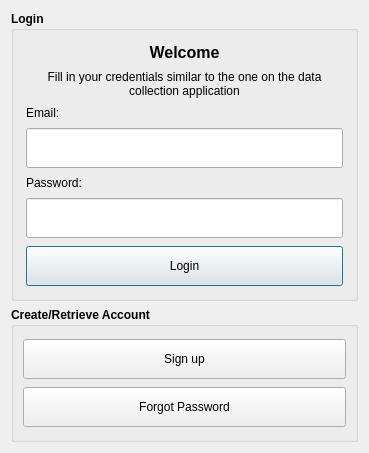
<?xml version="1.0" encoding="UTF-8"?>
<ui version="4.0">
 <class>DlgSettings</class>
 <widget class="QDialog" name="DlgSettings">
  <property name="geometry">
   <rect>
    <x>0</x>
    <y>0</y>
    <width>369</width>
    <height>452</height>
   </rect>
  </property>
  <property name="sizePolicy">
   <sizepolicy hsizetype="Preferred" vsizetype="Maximum">
    <horstretch>0</horstretch>
    <verstretch>0</verstretch>
   </sizepolicy>
  </property>
  <property name="windowTitle">
   <string>Settings</string>
  </property>
  <layout class="QVBoxLayout" name="verticalLayout_3">
   <item>
    <widget class="QGroupBox" name="groupBox">
     <property name="sizePolicy">
      <sizepolicy hsizetype="Preferred" vsizetype="Maximum">
       <horstretch>0</horstretch>
       <verstretch>0</verstretch>
      </sizepolicy>
     </property>
     <property name="font">
      <font>
       <weight>75</weight>
       <bold>true</bold>
      </font>
     </property>
     <property name="title">
      <string>Login</string>
     </property>
     <layout class="QVBoxLayout" name="verticalLayout_2">
      <property name="spacing">
       <number>8</number>
      </property>
      <property name="leftMargin">
       <number>12</number>
      </property>
      <property name="topMargin">
       <number>12</number>
      </property>
      <property name="rightMargin">
       <number>12</number>
      </property>
      <property name="bottomMargin">
       <number>12</number>
      </property>
      <item>
       <widget class="QLabel" name="label_3">
        <property name="sizePolicy">
         <sizepolicy hsizetype="Preferred" vsizetype="Fixed">
          <horstretch>0</horstretch>
          <verstretch>0</verstretch>
         </sizepolicy>
        </property>
        <property name="font">
         <font>
          <pointsize>12</pointsize>
          <weight>75</weight>
          <bold>true</bold>
         </font>
        </property>
        <property name="text">
         <string>Welcome</string>
        </property>
        <property name="alignment">
         <set>Qt::AlignCenter</set>
        </property>
       </widget>
      </item>
      <item>
       <widget class="QLabel" name="label_4">
        <property name="sizePolicy">
         <sizepolicy hsizetype="Preferred" vsizetype="Fixed">
          <horstretch>0</horstretch>
          <verstretch>0</verstretch>
         </sizepolicy>
        </property>
        <property name="font">
         <font>
          <weight>50</weight>
          <bold>false</bold>
         </font>
        </property>
        <property name="text">
         <string>Fill in your credentials similar to the one on the data collection application</string>
        </property>
        <property name="alignment">
         <set>Qt::AlignCenter</set>
        </property>
        <property name="wordWrap">
         <bool>true</bool>
        </property>
       </widget>
      </item>
      <item>
       <widget class="QLabel" name="label">
        <property name="sizePolicy">
         <sizepolicy hsizetype="Preferred" vsizetype="Fixed">
          <horstretch>0</horstretch>
          <verstretch>0</verstretch>
         </sizepolicy>
        </property>
        <property name="font">
         <font>
          <weight>50</weight>
          <bold>false</bold>
         </font>
        </property>
        <property name="text">
         <string>Email:</string>
        </property>
       </widget>
      </item>
      <item>
       <widget class="QLineEdit" name="emailLineEdit">
        <property name="sizePolicy">
         <sizepolicy hsizetype="Expanding" vsizetype="Maximum">
          <horstretch>0</horstretch>
          <verstretch>0</verstretch>
         </sizepolicy>
        </property>
        <property name="minimumSize">
         <size>
          <width>0</width>
          <height>40</height>
         </size>
        </property>
        <property name="maximumSize">
         <size>
          <width>16777215</width>
          <height>40</height>
         </size>
        </property>
        <property name="font">
         <font>
          <weight>50</weight>
          <bold>false</bold>
         </font>
        </property>
       </widget>
      </item>
      <item>
       <widget class="QLabel" name="label_2">
        <property name="sizePolicy">
         <sizepolicy hsizetype="Preferred" vsizetype="Fixed">
          <horstretch>0</horstretch>
          <verstretch>0</verstretch>
         </sizepolicy>
        </property>
        <property name="font">
         <font>
          <weight>50</weight>
          <bold>false</bold>
         </font>
        </property>
        <property name="text">
         <string>Password:</string>
        </property>
       </widget>
      </item>
      <item>
       <widget class="QLineEdit" name="passwordLineEdit">
        <property name="sizePolicy">
         <sizepolicy hsizetype="Expanding" vsizetype="Maximum">
          <horstretch>0</horstretch>
          <verstretch>0</verstretch>
         </sizepolicy>
        </property>
        <property name="minimumSize">
         <size>
          <width>0</width>
          <height>40</height>
         </size>
        </property>
        <property name="maximumSize">
         <size>
          <width>16777215</width>
          <height>40</height>
         </size>
        </property>
        <property name="font">
         <font>
          <weight>50</weight>
          <bold>false</bold>
         </font>
        </property>
       </widget>
      </item>
      <item>
       <widget class="QPushButton" name="loginPushButton">
        <property name="sizePolicy">
         <sizepolicy hsizetype="Minimum" vsizetype="Maximum">
          <horstretch>0</horstretch>
          <verstretch>0</verstretch>
         </sizepolicy>
        </property>
        <property name="minimumSize">
         <size>
          <width>0</width>
          <height>40</height>
         </size>
        </property>
        <property name="maximumSize">
         <size>
          <width>16777215</width>
          <height>40</height>
         </size>
        </property>
        <property name="font">
         <font>
          <weight>50</weight>
          <bold>false</bold>
         </font>
        </property>
        <property name="text">
         <string>Login</string>
        </property>
       </widget>
      </item>
     </layout>
    </widget>
   </item>
   <item>
    <widget class="QGroupBox" name="groupBox_2">
     <property name="sizePolicy">
      <sizepolicy hsizetype="Preferred" vsizetype="Maximum">
       <horstretch>0</horstretch>
       <verstretch>0</verstretch>
      </sizepolicy>
     </property>
     <property name="maximumSize">
      <size>
       <width>16777215</width>
       <height>16777215</height>
      </size>
     </property>
     <property name="font">
      <font>
       <weight>75</weight>
       <bold>true</bold>
      </font>
     </property>
     <property name="title">
      <string>Create/Retrieve Account</string>
     </property>
     <layout class="QVBoxLayout" name="verticalLayout">
      <property name="spacing">
       <number>8</number>
      </property>
      <property name="topMargin">
       <number>12</number>
      </property>
      <property name="bottomMargin">
       <number>12</number>
      </property>
      <item>
       <widget class="QPushButton" name="signUpPushButton">
        <property name="sizePolicy">
         <sizepolicy hsizetype="Minimum" vsizetype="Fixed">
          <horstretch>0</horstretch>
          <verstretch>0</verstretch>
         </sizepolicy>
        </property>
        <property name="minimumSize">
         <size>
          <width>0</width>
          <height>40</height>
         </size>
        </property>
        <property name="maximumSize">
         <size>
          <width>16777215</width>
          <height>40</height>
         </size>
        </property>
        <property name="font">
         <font>
          <weight>50</weight>
          <bold>false</bold>
         </font>
        </property>
        <property name="text">
         <string>Sign up</string>
        </property>
       </widget>
      </item>
      <item>
       <widget class="QPushButton" name="forgotPasswordPushButton">
        <property name="sizePolicy">
         <sizepolicy hsizetype="Minimum" vsizetype="Fixed">
          <horstretch>0</horstretch>
          <verstretch>0</verstretch>
         </sizepolicy>
        </property>
        <property name="minimumSize">
         <size>
          <width>0</width>
          <height>40</height>
         </size>
        </property>
        <property name="maximumSize">
         <size>
          <width>16777215</width>
          <height>40</height>
         </size>
        </property>
        <property name="font">
         <font>
          <weight>50</weight>
          <bold>false</bold>
         </font>
        </property>
        <property name="text">
         <string>Forgot Password</string>
        </property>
       </widget>
      </item>
     </layout>
    </widget>
   </item>
  </layout>
 </widget>
 <resources/>
 <connections/>
</ui>
